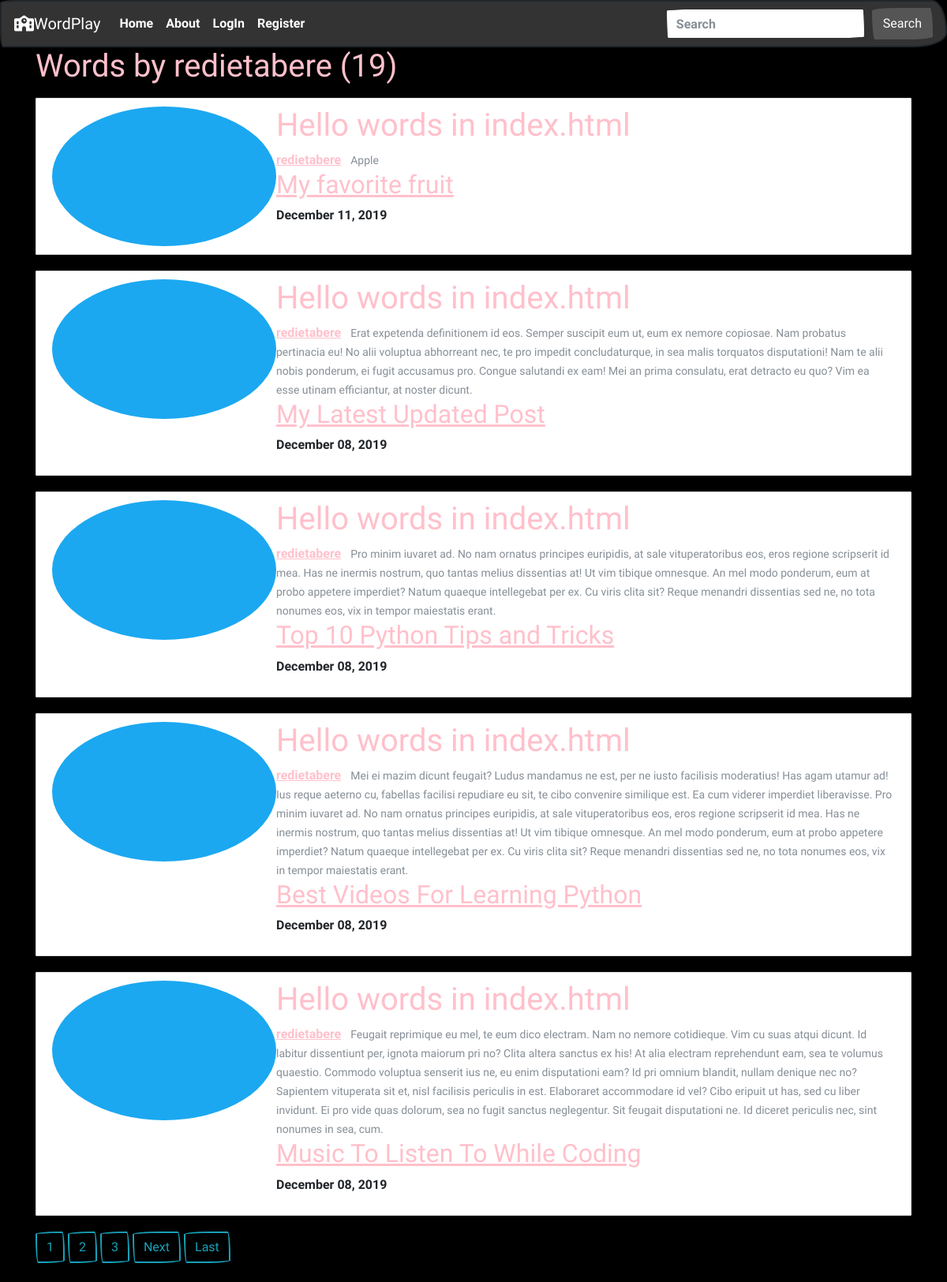
The app's page /player/redietabere with its own data.
### words/models.py (models this page shows, shortened)
class Words(models.Model):
    noun = models.CharField(max_length=100)
    define = models.TextField()
    date_posted = models.DateTimeField(default=timezone.now)
    player = models.ForeignKey(User, on_delete=models.CASCADE)

### accounts/models.py (models this page shows, shortened)
class Profile(models.Model):
    user = models.OneToOneField(User, on_delete=models.CASCADE)
    image = models.ImageField(default='default.jpg', upload_to='profile_pics')

### words/views.py (the view)
# urls.py: path('player/<str:username>', PlayerWordListView.as_view(), name='player-words'),
class PlayerWordListView(ListView):
    model = Words
    template_name = 'words/player_words.html'
    context_object_name = 'vocab'
    ordering = ['-date_posted'] # newst post to oldest post
    paginate_by = 5
    def get_queryset(self):
        user = get_object_or_404(User, username=self.kwargs.get('username'))
        return Words.objects.filter(player=user).order_by('-date_posted')

### words/templates/words/player_words.html (shortened to what this page needs)
{% extends "words/base.html" %}
{% block content %}
<h1 class="mb-3">Words by {{ view.kwargs.username}} ({{ page_obj.paginator.count }})</h1>
{% for voc in vocab %}
<article class="media content-section">
    <img class="rounded-circle" src="{{ voc.player.profile.image.url }}" alt="">
    <div class="media-body">
        <div class="article-metadata">
            <h1>Hello words in index.html</h1>
          <a class="mr-2" href="{% url 'player-words' voc.player.username %}">{{ voc.player }}</a>
          <small class="text-muted">{{ voc.noun }}</small>
        </div>
    <h2><a class="article-title" href="{% url 'words-detail' voc.id %}">{{ voc.define }}</a></h2>
    <p class="article-content">{{ voc.date_posted|date:"F d, Y" }}</p>
    </div>
</article>
{% endfor %}
{% if is_paginated %}
    {% for num in page_obj.paginator.page_range %}
        {% if page_obj.number == num %}
            <a class="btn btn-outline-info mb-4" href="?page={{ num }}">{{ num }}</a>
        {% elif num > page_obj.number|add:'-3' and num < page_obj.number|add:'3' %}
            <a class="btn btn-outline-info mb-4" href="?page={{ num }}">{{ num }}</a>
        {% endif %}
    {% endfor %}
    {% if page_obj.has_next %}
        <a class="btn btn-outline-info mb-4" href="?page={{ page_obj.next_page_number }}">Next</a>
        <a class="btn btn-outline-info mb-4" href="?page={{ page_obj.paginator.num_pages }}">Last</a>
    {% endif %}
{% endif %}
{% endblock content %}

### words/static/words/main.css (style rules this page uses)
body { background: black; }
h1, h2, a { color: pink; }
.content-section { background: #ffffff; padding: 10px 20px; border: 1px solid #dddddd; border-radius: 1px; margin-bottom: 20px; }

### records on screen
Words: player.profile.image (placeholder picture), player "redietabere", noun "Apple", define "My favorite fruit", date_posted "December 11, 2019"
Words: player.profile.image (placeholder picture), player "redietabere", noun "Erat expetenda definitionem id eos. Semper suscipit eum ut, eum ex nemore copiosae. Nam probatus pertinacia eu! No alii voluptua abhorreant nec, te pro impedit concludaturque, in sea malis torquatos disputationi! Nam te alii nobis ponderum, ei fugit accusamus pro. Congue salutandi ex eam! Mei an prima consulatu, erat detracto eu quo? Vim ea esse utinam efficiantur, at noster dicunt.", define "My Latest Updated Post", date_posted "December 08, 2019"
Words: player.profile.image (placeholder picture), player "redietabere", noun "Pro minim iuvaret ad. No nam ornatus principes euripidis, at sale vituperatoribus eos, eros regione scripserit id mea. Has ne inermis nostrum, quo tantas melius dissentias at! Ut vim tibique omnesque. An mel modo ponderum, eum at probo appetere imperdiet? Natum quaeque intellegebat per ex. Cu viris clita sit? Reque menandri dissentias sed ne, no tota nonumes eos, vix in tempor maiestatis erant.", define "Top 10 Python Tips and Tricks", date_posted "December 08, 2019"
Words: player.profile.image (placeholder picture), player "redietabere", noun "Mei ei mazim dicunt feugait? Ludus mandamus ne est, per ne iusto facilisis moderatius! Has agam utamur ad! Ius reque aeterno cu, fabellas facilisi repudiare eu sit, te cibo convenire similique est. Ea cum viderer imperdiet liberavisse. Pro minim iuvaret ad. No nam ornatus principes euripidis, at sale vituperatoribus eos, eros regione scripserit id mea. Has ne inermis nostrum, quo tantas melius dissentias at! Ut vim tibique omnesque. An mel modo ponderum, eum at probo appetere imperdiet? Natum quaeque intellegebat per ex. Cu viris clita sit? Reque menandri dissentias sed ne, no tota nonumes eos, vix in tempor maiestatis erant.", define "Best Videos For Learning Python", date_posted "December 08, 2019"
Words: player.profile.image (placeholder picture), player "redietabere", noun "Feugait reprimique eu mel, te eum dico electram. Nam no nemore cotidieque. Vim cu suas atqui dicunt. Id labitur dissentiunt per, ignota maiorum pri no? Clita altera sanctus ex his! At alia electram reprehendunt eam, sea te volumus quaestio. Commodo voluptua senserit ius ne, eu enim disputationi eam? Id pri omnium blandit, nullam denique nec no? Sapientem vituperata sit et, nisl facilisis periculis in est. Elaboraret accommodare id vel? Cibo eripuit ut has, sed cu liber invidunt. Ei pro vide quas dolorum, sea no fugit sanctus neglegentur. Sit feugait disputationi ne. Id diceret periculis nec, sint nonumes in sea, cum.", define "Music To Listen To While Coding", date_posted "December 08, 2019"

### other values on screen
{{ view.kwargs.username }} "redietabere"
{{ page_obj.paginator.count }} "19"
{{ num }} "1"
{{ num }} "2" "3"
